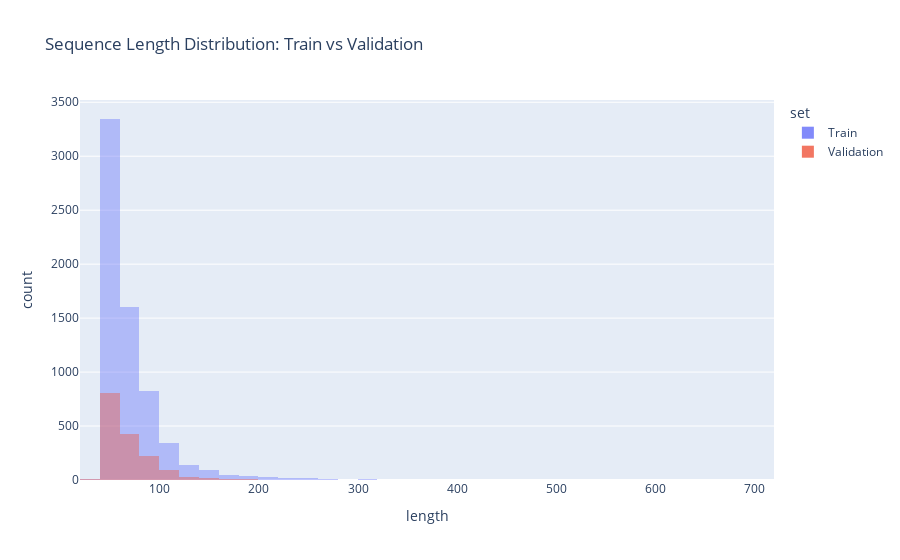

Write notebook code for a chart like this one.
### Markdown cell above
Second(to avoid always look at the first one) Train/validation split sequences lengths comparaison.

### Code cell
def get_set_sequences_lengths(set:DF, name:str) -> DF:
    return (
        set
        .groupby("sequence_id", observed=True)
        .size()
        .reset_index(name="length")
        .assign(set=name)
    )

full_se_lengths = pd.concat((
    get_set_sequences_lengths(folds[2][0], "Train"),
    get_set_sequences_lengths(folds[2][1], "Validation"),
))

fig = px.histogram(
    full_se_lengths,
    x="length",
    color="set",
    barmode="overlay",  # or 'group' if you want side-by-side bars
    nbins=50,           # adjust bin size if needed
    title="Sequence Length Distribution: Train vs Validation"
)

fig.update_traces(opacity=0.8)  # better visibility with overlay
fig.show()

### Figure 1 — Plotly figure (JSON) as saved in the notebook; plotly's stock layout.template omitted (floating-point values rounded to 4 significant figures; data arrays with more than 128 entries replaced by an {"elided": "..."} marker saying what was removed)
{"data": [{"bingroup": "x", "hovertemplate": "set=Train<br>length=%{x}<br>count=%{y}<extra></extra>", "legendgroup": "Train", "marker": {"color": "#636efa", "opacity": 0.5, "pattern": {"shape": ""}}, "name": "Train", "nbinsx": 50, "opacity": 0.8, "orientation": "v", "showlegend": true, "type": "histogram", "x": {"elided": "6525 int values"}, "xaxis": "x", "yaxis": "y"}, {"bingroup": "x", "hovertemplate": "set=Validation<br>length=%{x}<br>count=%{y}<extra></extra>", "legendgroup": "Validation", "marker": {"color": "#EF553B", "opacity": 0.5, "pattern": {"shape": ""}}, "name": "Validation", "nbinsx": 50, "opacity": 0.8, "orientation": "v", "showlegend": true, "type": "histogram", "x": {"elided": "1626 int values"}, "xaxis": "x", "yaxis": "y"}], "layout": {"barmode": "overlay", "legend": {"title": {"text": "set"}, "tracegroupgap": 0}, "title": {"text": "Sequence Length Distribution: Train vs Validation"}, "xaxis": {"anchor": "y", "domain": [0, 1], "title": {"text": "length"}}, "yaxis": {"anchor": "x", "domain": [0, 1], "title": {"text": "count"}}}}
